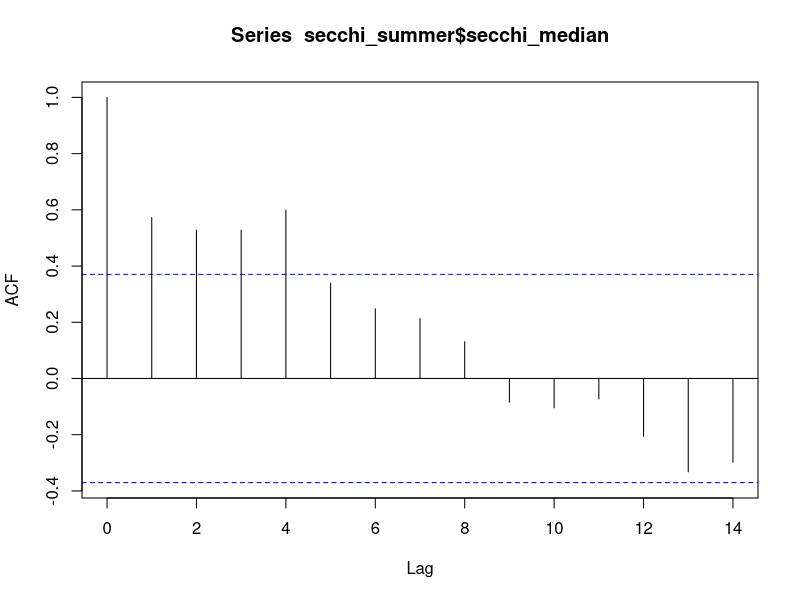
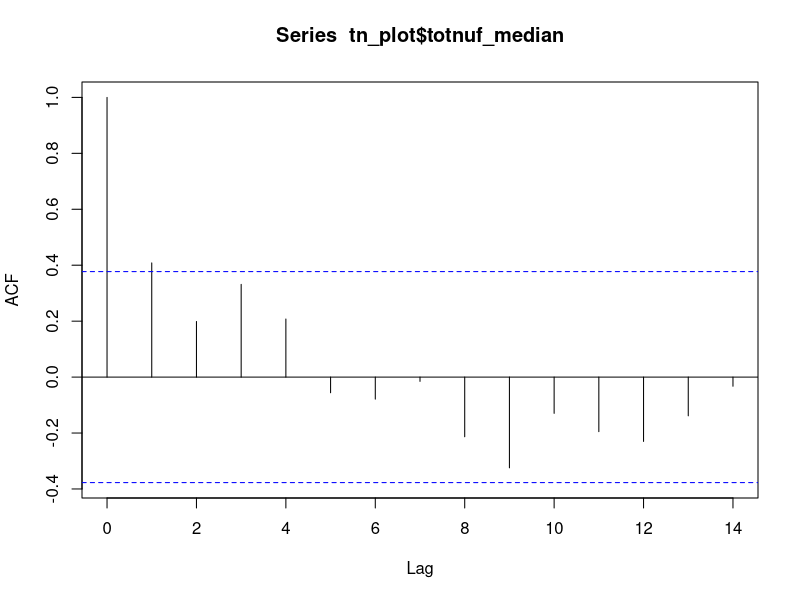

These figures' R source, in order: (Note: this script raises an error after producing the figures.)
library(tidyverse)
library(patchwork)
library(lubridate)
#Read in data
secchi_summer<- read_csv("data/secchi_summer.csv")|>
  mutate(year = ifelse(year4 == 2008.2, 2008, year4))%>%
  mutate(removal = ifelse(year4 < 2008, "<2008", ">=2008"))
secchi_all<- read_csv("data/secchi_all.csv")%>%
  filter(month(sampledate) > 5 & month(sampledate) < 9)%>%
  mutate(removal = ifelse(year(sampledate) < 2008, "<2008", ">=2008"))

tn_summer<- read_csv("data/tn_summer.csv")|>
  mutate(removal = ifelse(year(sampledate) < 2008, "<2008", ">=2008"))
tn_plot<- tn_summer%>%
  mutate(year4 = year(sampledate))%>%
  filter(month(sampledate) > 5 & month(sampledate) < 9)%>%
  group_by(year4)%>%
  summarize(totnuf_median = (mean(totnuf,na.rm = TRUE)),
            totnuf_min = (min(totnuf,na.rm = TRUE)),
            totnuf_max = (max(totnuf,na.rm = TRUE)))%>%
  mutate(year4 = ifelse(year4 == 2008, 2008.2, year4))%>%
  mutate(removal = ifelse(year4 < 2008, "before", "after"))

tp_summer<- read_csv("data/summer_tp.csv")|>
  mutate(removal = ifelse(year(sampledate) < 2008, "<2008", ">=2008"))%>%
  filter(year4 !=2020)
tp_plot<- tp_summer%>%
  filter(month(sampledate) > 5 & month(sampledate) < 9)%>%
#  filter(year4 != 2020)%>%
  group_by(year4)%>%
  summarize(tp_median = (mean(tp_use,na.rm = TRUE)),
            tp_min = (min(tp_use,na.rm = TRUE)),
            tp_max = (max(tp_use,na.rm = TRUE)))%>%
  mutate(year4 = ifelse(year4 == 2008, 2008.2, year4))%>%
  mutate(removal = ifelse(year4 < 2008, '< 2008', '≥ 2008'))

tp_plot<- tp_summer%>%
  filter(month(sampledate) > 5 & month(sampledate) < 9)%>%
 # filter(year4 != 2020)%>%
  group_by(year4)%>%
  summarize(tp_median = (mean(tp_use,na.rm = TRUE)),
            tp_min = (min(tp_use,na.rm = TRUE)),
            tp_max = (max(tp_use,na.rm = TRUE)))%>%
  mutate(year4 = ifelse(year4 == 2008, 2008.2, year4))%>%
  mutate(removal = ifelse(year4 < 2008, '< 2008', '≥ 2008'))

chloro_all<- read_csv("data/wingra_chl_data_update.csv")|>
  mutate(removal = ifelse(year(sampledate) < 2008, "<2008", ">=2008"))
chloro_plot<-chloro_all%>%
  filter(month(sampledate) > 5 & month(sampledate) < 9)%>%
  group_by(year4)%>%
  summarize(chloro_median = (mean(chl_use,na.rm = TRUE)),
            chloro_min = (min(chl_use,na.rm = TRUE)),
            chloro_max = (max(chl_use,na.rm = TRUE)))%>%
  mutate(year4 = ifelse(year4 == 2008, 2008.2, year4))%>%
  mutate(removal = ifelse(year4 < 2008, '< 2008', '≥ 2008'))
#filter(year4 < 2002 | year4> 2004)

summer_zoop_sampling<- read_csv('data/zooplankton.biomass_WI.csv')|>
  mutate(mg_m3 = ug_m3/1000)%>%
  mutate(month = month(sample_date))%>%
  filter(month > 5 & month < 9)%>%
  mutate(year = year(sample_date))
zoop_summer_mean<- summer_zoop_sampling%>%
  group_by(sample_date)%>%
  summarize(sum = sum(mg_m3))
zoop_summer_sum<- zoop_summer_mean%>%
  mutate(year = year(sample_date))%>%
  group_by(year)%>%
  summarize(mean_sum = mean(sum),
            n = n())%>%
  mutate(removal = ifelse(year < 2008, "<2008", ">=2008"))

secchi_timeseries<- ggplot()+
  geom_vline(xintercept = 2008, linetype = "dashed")+
  geom_point(data = secchi_all, aes(x = sampledate, y = secnview, fill = removal), size = 2.5, shape = 21, alpha = 0.5)+
  geom_line(data = secchi_summer, aes(x = as.Date(paste0(year, "-07-01")), y = secchi_median), size = 1.5)+
   #geom_errorbar(aes(ymin =secchi_min, ymax =  secchi_max), width = 0)+
 # scale_x_continuous(limits = c(1995,2023), breaks = seq(1995, 2023, 5))+
  ylab("Secchi (m)")+
  xlab("")+
  scale_fill_manual(values = c( "white","black"))+
  theme_bw(base_size = 14)+
  theme(legend.position = "none", 
        plot.caption = element_text(hjust = 0))
secchi_boxplot<-ggplot(secchi_summer, aes(x = removal, y = secchi_median))+
  geom_boxplot(outlier.color = NA)+
  geom_jitter(aes(fill = removal), shape = 21, alpha = 0.5)+
  scale_fill_manual(values = c( "white", "black"))+
  xlab("")+
  ylab("")+
  annotate("text", x=1, y=2.2, label= "p < 0.01")+
  scale_x_discrete(labels = c(expression("< 2008"), expression(phantom(x)>= 2008)))+
  theme_bw(base_size = 14)+
  theme(legend.position = "none",panel.border = element_blank(), panel.grid.major = element_blank(),
        panel.grid.minor = element_blank(), axis.line = element_line(colour = "black"),
        plot.caption = element_text(hjust = 0))

t.test(secchi_median ~removal, data = secchi_summer, var.equal = TRUE)
acf(secchi_summer$secchi_median)

secchi_plots<-secchi_timeseries + secchi_boxplot+ plot_layout(widths = c(2,1))

tn_timeseries<-ggplot()+
  # geom_vline(xintercept = 2008, linetype = "dashed")+
  # geom_errorbar(aes(ymin =totnuf_min, ymax =  totnuf_max), width = 0)+
  geom_point(data = tn_summer, aes(x = sampledate, y = totnuf/1000, fill = removal),size = 2.5, shape = 21, alpha = 0.5)+
  geom_line(data = tn_plot, aes(x = as.Date(paste0(year4, "-07-01")), y = totnuf_median/1000), size = 1.5)+
  ylab(expression(paste("Total nitrogen", " (mg ", L^-1,")")))+
  xlab("")+
  scale_fill_manual(values = c("white", "black"))+
  theme_bw(base_size = 14)+
  theme(legend.position = "none", 
        plot.caption = element_text(hjust = 0))

tn_box<- ggplot(tn_plot, aes(x = removal, y = totnuf_median/1000))+
  geom_boxplot(outlier.color = NA)+
  geom_jitter(aes(fill = removal), shape = 21, alpha = 0.5)+
  scale_fill_manual(values = c( "white", "black"))+
  xlab("")+
  ylab("")+
  annotate("text", x=1, y=2.00, label= "p < 0.01")+
  scale_x_discrete(labels = c(expression("< 2008"), expression(phantom(x)>= 2008)))+
  theme_bw(base_size = 14)+
  theme(legend.position = "none",panel.border = element_blank(), panel.grid.major = element_blank(),
        panel.grid.minor = element_blank(), axis.line = element_line(colour = "black"),
        plot.caption = element_text(hjust = 0))
t.test(totnuf_median ~removal, data = tn_plot, var.equal = TRUE)
acf(tn_plot$totnuf_median)
tn_plots<-tn_timeseries + tn_box + plot_layout(widths = c(2,1))

secchi_plots / chloro_plots / tn_plots / tp_plots

tp_timeseries<-ggplot()+
  #geom_vline(xintercept = 2008, linetype = "dashed")+
  geom_point(data = tp_summer,aes(x = sampledate, y = tp_use, fill = removal),size = 2.5,  shape = 21, alpha = 0.5)+
  geom_line(data = tp_plot, aes(x = as.Date(paste0(year4, "-07-01")), y = tp_median), size = 1.5)+
  # geom_errorbar(aes(ymin =tp_min, ymax =  tp_max), width = 0)+
  # scale_x_continuous(limits = c(1995,2024), breaks = seq(1995, 2023, 5))+
  ylab(expression(paste("Total phosphorus", " (mg ", L^-1,")")))+
  xlab("")+
  scale_fill_manual(values = c("white", "black"))+
  theme_bw(base_size = 14)+
  theme(legend.position = "none", 
        plot.caption = element_text(hjust = 0))

tp_box<- ggplot(tp_plot, aes(x = removal, y = tp_median))+
  geom_boxplot(outlier.color = NA)+
  geom_jitter(aes(fill = removal), shape = 21, alpha = 0.5)+
  scale_fill_manual(values = c( "white", "black"))+
  xlab("")+
  ylab("")+
  annotate("text", x=1, y=0.1, label= "p < 0.01")+
  scale_y_continuous(limits = c(0,0.1), breaks = seq(0, 0.1, 0.05))+
  scale_x_discrete(labels = c(expression("< 2008"), expression(phantom(x)>= 2008)))+
  theme_bw(base_size = 14)+
  theme(legend.position = "none",panel.border = element_blank(), panel.grid.major = element_blank(),
        panel.grid.minor = element_blank(), axis.line = element_line(colour = "black"),
        plot.caption = element_text(hjust = 0))
t.test(tp_median ~removal, data = tp_plot, var.equal = TRUE)
tp_plots<-tp_timeseries + tp_box + plot_layout(widths = c(2,1))
acf(tp_plot$tp_median)

chloro_time<- ggplot()+
  geom_point(data = chloro_all, aes(x = sampledate, y = chl_use, fill = removal), size = 2.5, shape = 21, alpha = 0.5)+
  # geom_vline(xintercept = 2008, linetype = "dashed")+
  geom_line(data = filter(chloro_plot, year4< 2002), aes(x = as.Date(paste0(year4, "-07-01")), y = chloro_median), size = 1.5)+
  geom_line(data = filter(chloro_plot, year4 > 2004), aes(x = as.Date(paste0(year4, "-07-01")), y = chloro_median), size = 1.5)+
  # geom_errorbar(data = chloro_plot, aes(x = year4, ymin = chloro_min, ymax =  chloro_max), width = 0)+
  ylab(expression(paste("Chlorophyll a", " (", µ,"g ", L^-1,")")))+
  xlab("")+
  scale_fill_manual(values = c("white", "black"))+
  theme_bw(base_size = 14)+
  theme(legend.position = "none", plot.caption = element_text(hjust = 0))
chloro_box<- ggplot(chloro_plot, aes(x = removal, y = chloro_median))+
  geom_boxplot(outlier.color = NA)+
  geom_jitter(aes(fill = removal), shape = 21, alpha = 0.5)+
  scale_fill_manual(values = c( "white", "black"))+
  xlab("")+
  ylab("")+
  annotate("text", x=1, y=65, label= "p > 0.05")+
  scale_x_discrete(labels = c(expression("< 2008"), expression(phantom(x)>= 2008)))+
  theme_bw(base_size = 14)+
  theme(legend.position = "none",panel.border = element_blank(), panel.grid.major = element_blank(),
        panel.grid.minor = element_blank(), axis.line = element_line(colour = "black"),
        plot.caption = element_text(hjust = 0))
t.test(chloro_median ~removal, data = chloro_plot, var.equal = TRUE)
chloro_plots<- chloro_time + chloro_box + plot_layout(widths = c(2,1))
chloro_acf<-chloro_plot%>%
  filter(year4 > 2004)
acf(chloro_acf$chloro_median)

macrophyte<- read_csv("data/ntl_macrophyte.csv")
macrophyte_wi<- macrophyte%>%
  filter(lakeid == "WI")%>%
  mutate(removal = ifelse(year4 < 2008, "<2008", ">=2008"))
fil_algae_sum<- macrophyte%>%
  filter(lakeid == "WI")%>%
  group_by(year4)%>%
  summarize(sum = sum(fil_algae_wt))%>%
  mutate(removal = ifelse(year4 < 2008, "<2008", ">=2008"))

fil_time<-ggplot(fil_algae_sum, aes(x = year4, y = sum, fill = removal))+
  geom_bar(stat = "identity", color = "black")+
  geom_vline(xintercept = 2008, linetype = "dashed")+
  xlab("")+
  scale_x_continuous(limits = c(1995,2023), breaks = seq(1995, 2023, 5))+
  ylab("Fil. algae (wet mass per rake throw)")+
  scale_fill_manual(values = c( "white", "black"))+
  theme_bw(base_size = 16)+
  theme(legend.position = "none", plot.caption = element_text(hjust = 0))

fil_box<-ggplot(fil_algae_sum, aes(x = removal, y = sum))+
  geom_boxplot(outlier.color = NA)+
  geom_jitter(aes(fill = removal), shape = 21, alpha = 0.5)+
  scale_fill_manual(values = c( "white", "black"))+
  annotate("text", x=1, y=600, label= "p < 0.01")+
  xlab("")+
  ylab("")+
  scale_x_discrete(labels = c(expression("< 2008"), expression(phantom(x)>= 2008)))+
  theme_bw(base_size = 16)+
  theme(legend.position = "none",panel.border = element_blank(), panel.grid.major = element_blank(),
        panel.grid.minor = element_blank(), axis.line = element_line(colour = "black"),
        plot.caption = element_text(hjust = 0))
t.test(sum ~removal, data = fil_algae_sum, var.equal = TRUE)
fil_plots<- fil_time +fil_box + plot_layout(widths = c(2,1))
acf(fil_algae_sum$sum)



secchi_plots/chloro_plots/tn_plots/tp_plots+ plot_layout(widths = c(2,1)) + 
  plot_annotation(tag_levels = paste("a"), tag_suffix = ")",  theme(element_text(size = 9)))
ggsave("figures/manuscript/summer_timeseries_nutrients.png", width = 11, height = 9, units = 'in')

layout <- (secchi_time/chloro_time/tn_time/tp_time) | (secchi_box/chloro_box/tn_box/tp_box)

# Adjust the relative widths: first column (time series) twice as wide as second column (box plots)
layout + 
  plot_layout(widths = c(2, 1)) +  # First column twice as wide
  plot_annotation(tag_levels = 'a', tag_prefix = "(",tag_suffix = ")")

ggsave("figures/manuscript/summer_timeseries_nutrients.png", width = 11, height = 8.5, units = 'in')


(secchi_time|chloro_time|tn_time|tp_time) / (secchi_box/chloro_box/tn_box/tp_box) + 
  plot_annotation(tag_levels = paste("a"), tag_prefix = "(",tag_suffix = ")",  theme(element_text(size = 9)))
ggsave("figures/summer_box.png", width = 7, height = 7.5, units = 'in')

